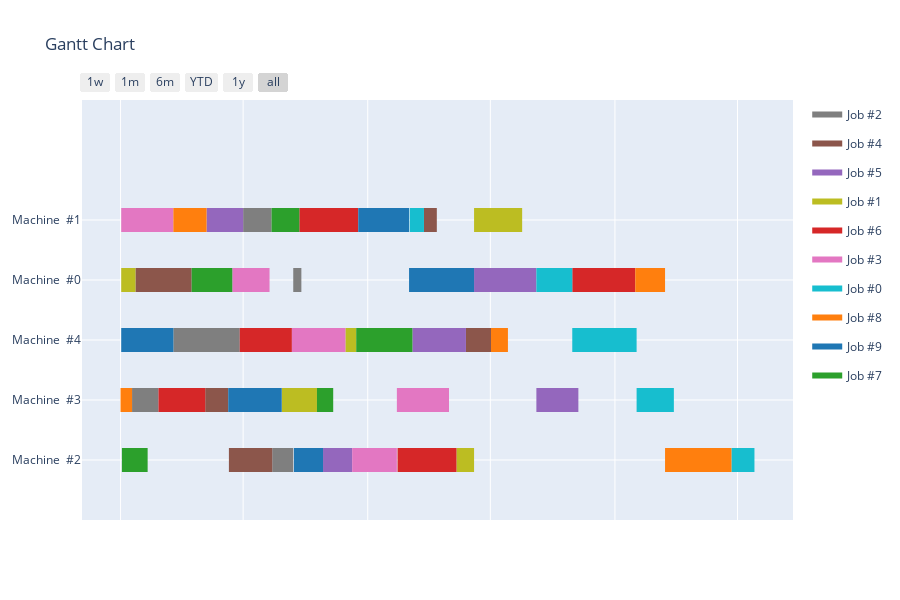

Source (notebook cell):
### Code cell
plot_gantt(inst, by= "MACHINE", grouping = True)

### Figure 1 — Plotly figure (JSON) as saved in the notebook; plotly's stock layout.template omitted (floating-point values rounded to 4 significant figures)
{"data": [{"fill": "toself", "fillcolor": "rgb(127, 127, 127)", "hoverinfo": "name", "legendgroup": "rgb(127, 127, 127)", "mode": "none", "name": "Job #2", "showlegend": true, "type": "scatter", "x": ["0001-01-18T00:00:00", "0001-02-26T00:00:00", "0001-02-26T00:00:00", "0001-01-18T00:00:00", "0001-01-18T00:00:00", "0001-03-20T00:00:00", "0001-06-26T00:00:00", "0001-06-26T00:00:00", "0001-03-20T00:00:00", "0001-03-20T00:00:00", "0001-07-01T00:00:00", "0001-08-12T00:00:00", "0001-08-12T00:00:00", "0001-07-01T00:00:00", "0001-07-01T00:00:00", "0001-08-13T00:00:00", "0001-09-13T00:00:00", "0001-09-13T00:00:00", "0001-08-13T00:00:00", "0001-08-13T00:00:00", "0001-09-13T00:00:00", "0001-09-25T00:00:00", "0001-09-25T00:00:00", "0001-09-13T00:00:00"], "y": [0.8, 0.8, 1.2, 1.2, null, 1.8, 1.8, 2.2, 2.2, null, 3.8, 3.8, 4.2, 4.2, null, -0.2, -0.2, 0.2, 0.2, null, 2.8, 2.8, 3.2, 3.2]}, {"fill": "toself", "fillcolor": "rgb(140, 86, 75)", "hoverinfo": "name", "legendgroup": "rgb(140, 86, 75)", "mode": "none", "name": "Job #4", "showlegend": true, "type": "scatter", "x": ["0001-01-23T00:00:00", "0001-04-16T00:00:00", "0001-04-16T00:00:00", "0001-01-23T00:00:00", "0001-01-23T00:00:00", "0001-05-06T00:00:00", "0001-06-09T00:00:00", "0001-06-09T00:00:00", "0001-05-06T00:00:00", "0001-05-06T00:00:00", "0001-06-10T00:00:00", "0001-08-13T00:00:00", "0001-08-13T00:00:00", "0001-06-10T00:00:00", "0001-06-10T00:00:00", "0002-03-25T00:00:00", "0002-04-13T00:00:00", "0002-04-13T00:00:00", "0002-03-25T00:00:00", "0002-03-25T00:00:00", "0002-05-26T00:00:00", "0002-07-02T00:00:00", "0002-07-02T00:00:00", "0002-05-26T00:00:00"], "y": [2.8, 2.8, 3.2, 3.2, null, 0.8, 0.8, 1.2, 1.2, null, -0.2, -0.2, 0.2, 0.2, null, 3.8, 3.8, 4.2, 4.2, null, 1.8, 1.8, 2.2, 2.2]}, {"fill": "toself", "fillcolor": "rgb(148, 103, 189)", "hoverinfo": "name", "legendgroup": "rgb(148, 103, 189)", "mode": "none", "name": "Job #5", "showlegend": true, "type": "scatter", "x": ["0001-05-08T00:00:00", "0001-07-01T00:00:00", "0001-07-01T00:00:00", "0001-05-08T00:00:00", "0001-05-08T00:00:00", "0001-10-27T00:00:00", "0001-12-09T00:00:00", "0001-12-09T00:00:00", "0001-10-27T00:00:00", "0001-10-27T00:00:00", "0002-03-08T00:00:00", "0002-05-26T00:00:00", "0002-05-26T00:00:00", "0002-03-08T00:00:00", "0002-03-08T00:00:00", "0002-06-07T00:00:00", "0002-09-07T00:00:00", "0002-09-07T00:00:00", "0002-06-07T00:00:00", "0002-06-07T00:00:00", "0002-09-07T00:00:00", "0002-11-08T00:00:00", "0002-11-08T00:00:00", "0002-09-07T00:00:00"], "y": [3.8, 3.8, 4.2, 4.2, null, -0.2, -0.2, 0.2, 0.2, null, 1.8, 1.8, 2.2, 2.2, null, 2.8, 2.8, 3.2, 3.2, null, 0.8, 0.8, 1.2, 1.2]}, {"fill": "toself", "fillcolor": "rgb(188, 189, 34)", "hoverinfo": "name", "legendgroup": "rgb(188, 189, 34)", "mode": "none", "name": "Job #1", "showlegend": true, "type": "scatter", "x": ["0001-01-02T00:00:00", "0001-01-23T00:00:00", "0001-01-23T00:00:00", "0001-01-02T00:00:00", "0001-01-02T00:00:00", "0001-08-27T00:00:00", "0001-10-18T00:00:00", "0001-10-18T00:00:00", "0001-08-27T00:00:00", "0001-08-27T00:00:00", "0001-11-29T00:00:00", "0001-12-15T00:00:00", "0001-12-15T00:00:00", "0001-11-29T00:00:00", "0001-11-29T00:00:00", "0002-05-12T00:00:00", "0002-06-07T00:00:00", "0002-06-07T00:00:00", "0002-05-12T00:00:00", "0002-05-12T00:00:00", "0002-06-07T00:00:00", "0002-08-17T00:00:00", "0002-08-17T00:00:00", "0002-06-07T00:00:00"], "y": [2.8, 2.8, 3.2, 3.2, null, 0.8, 0.8, 1.2, 1.2, null, 1.8, 1.8, 2.2, 2.2, null, -0.2, -0.2, 0.2, 0.2, null, 3.8, 3.8, 4.2, 4.2]}, {"fill": "toself", "fillcolor": "rgb(214, 39, 40)", "hoverinfo": "name", "legendgroup": "rgb(214, 39, 40)", "mode": "none", "name": "Job #6", "showlegend": true, "type": "scatter", "x": ["0001-02-26T00:00:00", "0001-05-06T00:00:00", "0001-05-06T00:00:00", "0001-02-26T00:00:00", "0001-02-26T00:00:00", "0001-06-26T00:00:00", "0001-09-11T00:00:00", "0001-09-11T00:00:00", "0001-06-26T00:00:00", "0001-06-26T00:00:00", "0001-09-22T00:00:00", "0001-12-18T00:00:00", "0001-12-18T00:00:00", "0001-09-22T00:00:00", "0001-09-22T00:00:00", "0002-02-14T00:00:00", "0002-05-12T00:00:00", "0002-05-12T00:00:00", "0002-02-14T00:00:00", "0002-02-14T00:00:00", "0002-10-30T00:00:00", "0003-01-31T00:00:00", "0003-01-31T00:00:00", "0002-10-30T00:00:00"], "y": [0.8, 0.8, 1.2, 1.2, null, 1.8, 1.8, 2.2, 2.2, null, 3.8, 3.8, 4.2, 4.2, null, -0.2, -0.2, 0.2, 0.2, null, 2.8, 2.8, 3.2, 3.2]}, {"fill": "toself", "fillcolor": "rgb(227, 119, 194)", "hoverinfo": "name", "legendgroup": "rgb(227, 119, 194)", "mode": "none", "name": "Job #3", "showlegend": true, "type": "scatter", "x": ["0001-01-02T00:00:00", "0001-03-20T00:00:00", "0001-03-20T00:00:00", "0001-01-02T00:00:00", "0001-01-02T00:00:00", "0001-06-15T00:00:00", "0001-08-09T00:00:00", "0001-08-09T00:00:00", "0001-06-15T00:00:00", "0001-06-15T00:00:00", "0001-09-11T00:00:00", "0001-11-29T00:00:00", "0001-11-29T00:00:00", "0001-09-11T00:00:00", "0001-09-11T00:00:00", "0001-12-09T00:00:00", "0002-02-13T00:00:00", "0002-02-13T00:00:00", "0001-12-09T00:00:00", "0001-12-09T00:00:00", "0002-02-13T00:00:00", "0002-05-01T00:00:00", "0002-05-01T00:00:00", "0002-02-13T00:00:00"], "y": [3.8, 3.8, 4.2, 4.2, null, 2.8, 2.8, 3.2, 3.2, null, 1.8, 1.8, 2.2, 2.2, null, -0.2, -0.2, 0.2, 0.2, null, 0.8, 0.8, 1.2, 1.2]}, {"fill": "toself", "fillcolor": "rgb(23, 190, 207)", "hoverinfo": "name", "legendgroup": "rgb(23, 190, 207)", "mode": "none", "name": "Job #0", "showlegend": true, "type": "scatter", "x": ["0002-03-04T00:00:00", "0002-03-25T00:00:00", "0002-03-25T00:00:00", "0002-03-04T00:00:00", "0002-03-04T00:00:00", "0002-09-07T00:00:00", "0002-10-30T00:00:00", "0002-10-30T00:00:00", "0002-09-07T00:00:00", "0002-09-07T00:00:00", "0002-10-30T00:00:00", "0003-02-02T00:00:00", "0003-02-02T00:00:00", "0002-10-30T00:00:00", "0002-10-30T00:00:00", "0003-02-02T00:00:00", "0003-03-29T00:00:00", "0003-03-29T00:00:00", "0003-02-02T00:00:00", "0003-02-02T00:00:00", "0003-06-22T00:00:00", "0003-07-26T00:00:00", "0003-07-26T00:00:00", "0003-06-22T00:00:00"], "y": [3.8, 3.8, 4.2, 4.2, null, 2.8, 2.8, 3.2, 3.2, null, 1.8, 1.8, 2.2, 2.2, null, 0.8, 0.8, 1.2, 1.2, null, -0.2, -0.2, 0.2, 0.2]}, {"fill": "toself", "fillcolor": "rgb(255, 127, 14)", "hoverinfo": "name", "legendgroup": "rgb(255, 127, 14)", "mode": "none", "name": "Job #8", "showlegend": true, "type": "scatter", "x": ["0001-01-01T00:00:00", "0001-01-18T00:00:00", "0001-01-18T00:00:00", "0001-01-01T00:00:00", "0001-01-01T00:00:00", "0001-03-20T00:00:00", "0001-05-08T00:00:00", "0001-05-08T00:00:00", "0001-03-20T00:00:00", "0001-03-20T00:00:00", "0002-07-02T00:00:00", "0002-07-27T00:00:00", "0002-07-27T00:00:00", "0002-07-02T00:00:00", "0002-07-02T00:00:00", "0003-01-31T00:00:00", "0003-03-16T00:00:00", "0003-03-16T00:00:00", "0003-01-31T00:00:00", "0003-01-31T00:00:00", "0003-03-16T00:00:00", "0003-06-22T00:00:00", "0003-06-22T00:00:00", "0003-03-16T00:00:00"], "y": [0.8, 0.8, 1.2, 1.2, null, 3.8, 3.8, 4.2, 4.2, null, 1.8, 1.8, 2.2, 2.2, null, 2.8, 2.8, 3.2, 3.2, null, -0.2, -0.2, 0.2, 0.2]}, {"fill": "toself", "fillcolor": "rgb(31, 119, 180)", "hoverinfo": "name", "legendgroup": "rgb(31, 119, 180)", "mode": "none", "name": "Job #9", "showlegend": true, "type": "scatter", "x": ["0001-01-02T00:00:00", "0001-03-20T00:00:00", "0001-03-20T00:00:00", "0001-01-02T00:00:00", "0001-01-02T00:00:00", "0001-06-09T00:00:00", "0001-08-27T00:00:00", "0001-08-27T00:00:00", "0001-06-09T00:00:00", "0001-06-09T00:00:00", "0001-09-14T00:00:00", "0001-10-27T00:00:00", "0001-10-27T00:00:00", "0001-09-14T00:00:00", "0001-09-14T00:00:00", "0001-12-18T00:00:00", "0002-03-03T00:00:00", "0002-03-03T00:00:00", "0001-12-18T00:00:00", "0001-12-18T00:00:00", "0002-03-03T00:00:00", "0002-06-07T00:00:00", "0002-06-07T00:00:00", "0002-03-03T00:00:00"], "y": [1.8, 1.8, 2.2, 2.2, null, 0.8, 0.8, 1.2, 1.2, null, -0.2, -0.2, 0.2, 0.2, null, 3.8, 3.8, 4.2, 4.2, null, 2.8, 2.8, 3.2, 3.2]}, {"fill": "toself", "fillcolor": "rgb(44, 160, 44)", "hoverinfo": "name", "legendgroup": "rgb(44, 160, 44)", "mode": "none", "name": "Job #7", "showlegend": true, "type": "scatter", "x": ["0001-01-03T00:00:00", "0001-02-10T00:00:00", "0001-02-10T00:00:00", "0001-01-03T00:00:00", "0001-01-03T00:00:00", "0001-04-16T00:00:00", "0001-06-15T00:00:00", "0001-06-15T00:00:00", "0001-04-16T00:00:00", "0001-04-16T00:00:00", "0001-08-12T00:00:00", "0001-09-22T00:00:00", "0001-09-22T00:00:00", "0001-08-12T00:00:00", "0001-08-12T00:00:00", "0001-10-18T00:00:00", "0001-11-11T00:00:00", "0001-11-11T00:00:00", "0001-10-18T00:00:00", "0001-10-18T00:00:00", "0001-12-15T00:00:00", "0002-03-08T00:00:00", "0002-03-08T00:00:00", "0001-12-15T00:00:00"], "y": [-0.2, -0.2, 0.2, 0.2, null, 2.8, 2.8, 3.2, 3.2, null, 3.8, 3.8, 4.2, 4.2, null, 0.8, 0.8, 1.2, 1.2, null, 1.8, 1.8, 2.2, 2.2]}, {"legendgroup": "rgb(127, 127, 127)", "marker": {"color": "rgb(127, 127, 127)", "opacity": 0, "size": 1}, "mode": "markers", "name": "", "showlegend": false, "text": [null, null, null, null, null, null, null, null, null, null], "type": "scatter", "x": ["0001-01-18T00:00:00", "0001-02-26T00:00:00", "0001-03-20T00:00:00", "0001-06-26T00:00:00", "0001-07-01T00:00:00", "0001-08-12T00:00:00", "0001-08-13T00:00:00", "0001-09-13T00:00:00", "0001-09-13T00:00:00", "0001-09-25T00:00:00"], "y": [1, 1, 2, 2, 4, 4, 0, 0, 3, 3]}, {"legendgroup": "rgb(140, 86, 75)", "marker": {"color": "rgb(140, 86, 75)", "opacity": 0, "size": 1}, "mode": "markers", "name": "", "showlegend": false, "text": [null, null, null, null, null, null, null, null, null, null], "type": "scatter", "x": ["0001-01-23T00:00:00", "0001-04-16T00:00:00", "0001-05-06T00:00:00", "0001-06-09T00:00:00", "0001-06-10T00:00:00", "0001-08-13T00:00:00", "0002-03-25T00:00:00", "0002-04-13T00:00:00", "0002-05-26T00:00:00", "0002-07-02T00:00:00"], "y": [3, 3, 1, 1, 0, 0, 4, 4, 2, 2]}, {"legendgroup": "rgb(148, 103, 189)", "marker": {"color": "rgb(148, 103, 189)", "opacity": 0, "size": 1}, "mode": "markers", "name": "", "showlegend": false, "text": [null, null, null, null, null, null, null, null, null, null], "type": "scatter", "x": ["0001-05-08T00:00:00", "0001-07-01T00:00:00", "0001-10-27T00:00:00", "0001-12-09T00:00:00", "0002-03-08T00:00:00", "0002-05-26T00:00:00", "0002-06-07T00:00:00", "0002-09-07T00:00:00", "0002-09-07T00:00:00", "0002-11-08T00:00:00"], "y": [4, 4, 0, 0, 2, 2, 3, 3, 1, 1]}, {"legendgroup": "rgb(188, 189, 34)", "marker": {"color": "rgb(188, 189, 34)", "opacity": 0, "size": 1}, "mode": "markers", "name": "", "showlegend": false, "text": [null, null, null, null, null, null, null, null, null, null], "type": "scatter", "x": ["0001-01-02T00:00:00", "0001-01-23T00:00:00", "0001-08-27T00:00:00", "0001-10-18T00:00:00", "0001-11-29T00:00:00", "0001-12-15T00:00:00", "0002-05-12T00:00:00", "0002-06-07T00:00:00", "0002-06-07T00:00:00", "0002-08-17T00:00:00"], "y": [3, 3, 1, 1, 2, 2, 0, 0, 4, 4]}, {"legendgroup": "rgb(214, 39, 40)", "marker": {"color": "rgb(214, 39, 40)", "opacity": 0, "size": 1}, "mode": "markers", "name": "", "showlegend": false, "text": [null, null, null, null, null, null, null, null, null, null], "type": "scatter", "x": ["0001-02-26T00:00:00", "0001-05-06T00:00:00", "0001-06-26T00:00:00", "0001-09-11T00:00:00", "0001-09-22T00:00:00", "0001-12-18T00:00:00", "0002-02-14T00:00:00", "0002-05-12T00:00:00", "0002-10-30T00:00:00", "0003-01-31T00:00:00"], "y": [1, 1, 2, 2, 4, 4, 0, 0, 3, 3]}, {"legendgroup": "rgb(227, 119, 194)", "marker": {"color": "rgb(227, 119, 194)", "opacity": 0, "size": 1}, "mode": "markers", "name": "", "showlegend": false, "text": [null, null, null, null, null, null, null, null, null, null], "type": "scatter", "x": ["0001-01-02T00:00:00", "0001-03-20T00:00:00", "0001-06-15T00:00:00", "0001-08-09T00:00:00", "0001-09-11T00:00:00", "0001-11-29T00:00:00", "0001-12-09T00:00:00", "0002-02-13T00:00:00", "0002-02-13T00:00:00", "0002-05-01T00:00:00"], "y": [4, 4, 3, 3, 2, 2, 0, 0, 1, 1]}, {"legendgroup": "rgb(23, 190, 207)", "marker": {"color": "rgb(23, 190, 207)", "opacity": 0, "size": 1}, "mode": "markers", "name": "", "showlegend": false, "text": [null, null, null, null, null, null, null, null, null, null], "type": "scatter", "x": ["0002-03-04T00:00:00", "0002-03-25T00:00:00", "0002-09-07T00:00:00", "0002-10-30T00:00:00", "0002-10-30T00:00:00", "0003-02-02T00:00:00", "0003-02-02T00:00:00", "0003-03-29T00:00:00", "0003-06-22T00:00:00", "0003-07-26T00:00:00"], "y": [4, 4, 3, 3, 2, 2, 1, 1, 0, 0]}, {"legendgroup": "rgb(255, 127, 14)", "marker": {"color": "rgb(255, 127, 14)", "opacity": 0, "size": 1}, "mode": "markers", "name": "", "showlegend": false, "text": [null, null, null, null, null, null, null, null, null, null], "type": "scatter", "x": ["0001-01-01T00:00:00", "0001-01-18T00:00:00", "0001-03-20T00:00:00", "0001-05-08T00:00:00", "0002-07-02T00:00:00", "0002-07-27T00:00:00", "0003-01-31T00:00:00", "0003-03-16T00:00:00", "0003-03-16T00:00:00", "0003-06-22T00:00:00"], "y": [1, 1, 4, 4, 2, 2, 3, 3, 0, 0]}, {"legendgroup": "rgb(31, 119, 180)", "marker": {"color": "rgb(31, 119, 180)", "opacity": 0, "size": 1}, "mode": "markers", "name": "", "showlegend": false, "text": [null, null, null, null, null, null, null, null, null, null], "type": "scatter", "x": ["0001-01-02T00:00:00", "0001-03-20T00:00:00", "0001-06-09T00:00:00", "0001-08-27T00:00:00", "0001-09-14T00:00:00", "0001-10-27T00:00:00", "0001-12-18T00:00:00", "0002-03-03T00:00:00", "0002-03-03T00:00:00", "0002-06-07T00:00:00"], "y": [2, 2, 1, 1, 0, 0, 4, 4, 3, 3]}, {"legendgroup": "rgb(44, 160, 44)", "marker": {"color": "rgb(44, 160, 44)", "opacity": 0, "size": 1}, "mode": "markers", "name": "", "showlegend": false, "text": [null, null, null, null, null, null, null, null, null, null], "type": "scatter", "x": ["0001-01-03T00:00:00", "0001-02-10T00:00:00", "0001-04-16T00:00:00", "0001-06-15T00:00:00", "0001-08-12T00:00:00", "0001-09-22T00:00:00", "0001-10-18T00:00:00", "0001-11-11T00:00:00", "0001-12-15T00:00:00", "0002-03-08T00:00:00"], "y": [0, 0, 3, 3, 4, 4, 1, 1, 2, 2]}], "layout": {"height": 600, "hovermode": "closest", "showlegend": true, "title": {"text": "Gantt Chart"}, "xaxis": {"rangeselector": {"buttons": [{"count": 7, "label": "1w", "step": "day", "stepmode": "backward"}, {"count": 1, "label": "1m", "step": "month", "stepmode": "backward"}, {"count": 6, "label": "6m", "step": "month", "stepmode": "backward"}, {"count": 1, "label": "YTD", "step": "year", "stepmode": "todate"}, {"count": 1, "label": "1y", "step": "year", "stepmode": "backward"}, {"step": "all"}]}, "showgrid": true, "tickformat": "%", "type": "date", "zeroline": false}, "yaxis": {"autorange": false, "range": [-1, 6], "showgrid": true, "ticktext": ["Machine  #2", "Machine  #3", "Machine  #4", "Machine  #0", "Machine  #1"], "tickvals": [0, 1, 2, 3, 4], "zeroline": false}}}
